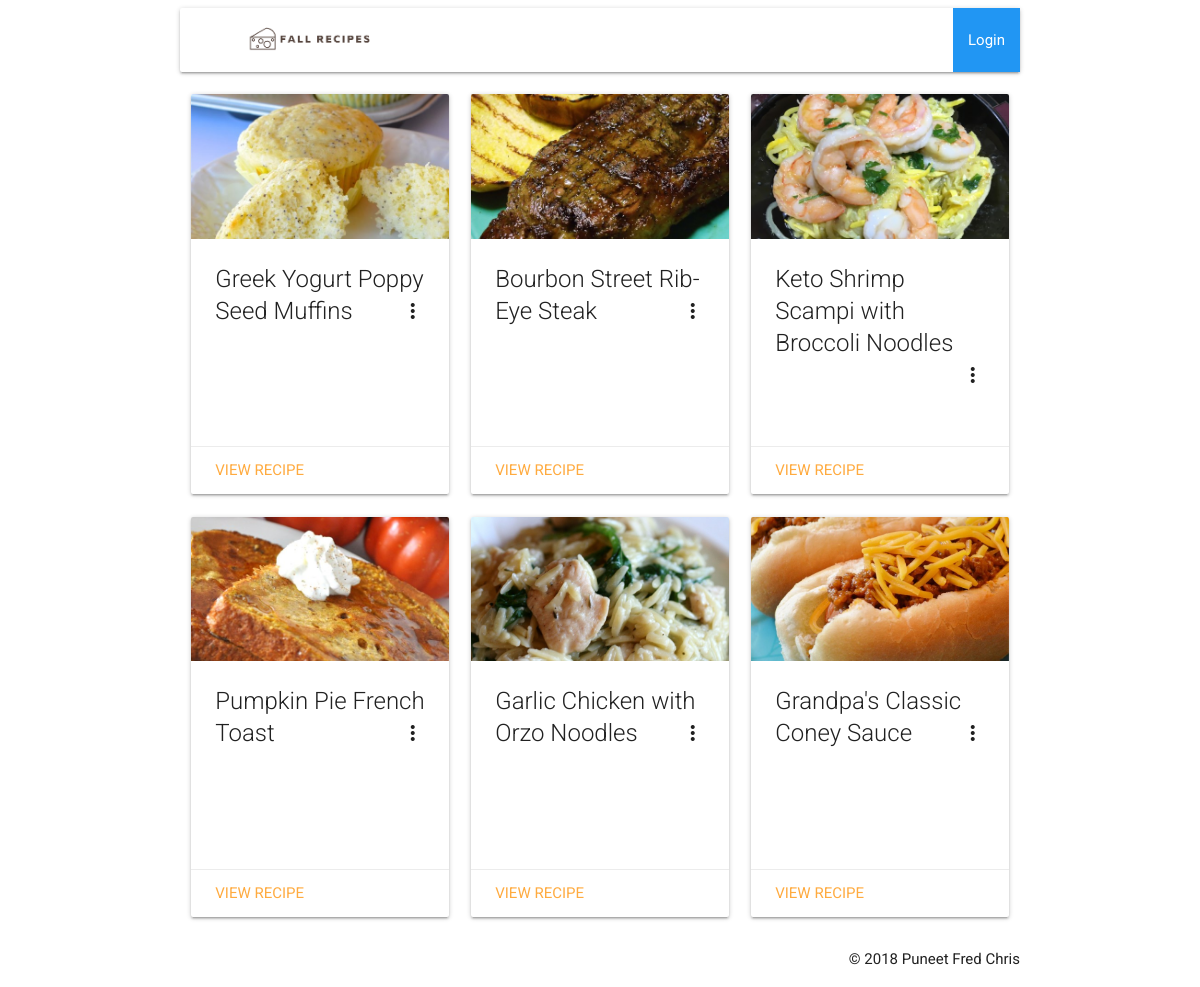
The page / on the database its author committed.
### tables this page shows
CREATE TABLE IF NOT EXISTS RECIPE(
   RecipeID   INTEGER  NOT NULL PRIMARY KEY AUTO_INCREMENT
  ,RecipeName VARCHAR(40) NOT NULL
  ,RecipeDesc VARCHAR(448) NOT NULL
  ,AuthorID   INTEGER  NOT NULL
  ,PrepTime   VARCHAR(20) NOT NULL
  ,CookTime   VARCHAR(20) NOT NULL
);

### index.php (the view, shortened to what this page needs)
<!DOCTYPE html>
<html lang="en" dir="ltr">
  <head>
    <link rel="stylesheet" href="css/reset.css">
		<link rel="stylesheet" href="css/materialize.css">
    <link rel="stylesheet" href="css/master.css" />
  </head>
  <body>
    <div class="container">
    <div class="row">
  	<?php
  include "header.php";
  echo '<div class="row">';
	global $dbConn;
	$recipeName = "SELECT * FROM recipe";
	try{
		$displayRecipe=$dbConn->prepare($recipeName);
		$displayRecipe->execute();
		$recipeTable=$displayRecipe->fetchall(PDO::FETCH_ASSOC);
	}
	catch(PDOException $ex){
		$ex -> getMessage();
	}
	$countAmt = count($recipeTable);
	for($i = 0; $i<$countAmt ; $i++){
		$authorID = $recipeTable[$i]['AuthorID'];
		$authorName = "SELECT AuthorName FROM author WHERE AuthorID IN(SELECT AuthorID FROM recipe WHERE AuthorID = '$authorID')";
		try{
			$displayAuthor=$dbConn->prepare($authorName);
			$displayAuthor->execute();
			$recipeAuthor=$displayAuthor->fetchall(PDO::FETCH_ASSOC);
		}
		catch(PDOException $ex){
			$ex -> getMessage();
		}
    print '<div class="main col s4">
            <div class="card medium hoverable">
              <div class="card-image waves-effect waves-block waves-light">
                <img class="activator" src="images/recipes/'.$recipeTable[$i]['RecipeID'].'.jpg">
              </div>
              <div class="card-content">
                <span class="card-title activator grey-text text-darken-4">'.$recipeTable[$i]['RecipeName'].'<i class="material-icons right">more_vert</i></span>
                <div class="card-action">
                <p><a href="displayRecipePage.php?id='.$recipeTable[$i]['RecipeID'].'">View Recipe</a></p>
                </div>
              </div>
              <div class="card-reveal">
                <span class="card-title grey-text text-darken-4"><i class="material-icons right">close</i></span>
                <span class="card-title grey-text text-darken-4 card-content">'.$recipeTable[$i]['RecipeName'].'</span>
                <p class="card-content">'.$recipeTable[$i]['RecipeDesc'].'</p>
                <div class="chip"><i class="close material-icons">access_time</i>'.$recipeTable[$i]['PrepTime'].'</div>
                <div class="chip"><i class="close material-icons">access_alarms</i>'.$recipeTable[$i]['CookTime'].'</div><br />
                <div class="chip">'.$recipeAuthor['0']['AuthorName'].'</div>
              </div>
            </div>
          </div>';
	}
  echo "</div>";
  include "footer.php";
	?>
  </div>
  </div>
  </body>
</html>

### header.php
<?php
  echo '<nav class="white card">
          <div class="nav-wrapper">
            <a href="index.php" class="brand-logo">
              <img class="logo" src="images/logo/fallrecipes.png" />
            </a>
            <ul id="nav-mobile" class="right hide-on-med-and-down">';
  if(isset($_SESSION['AuthorName'])){
    echo '    <li class="black-text nav-text">'.$_SESSION['AuthorName'].'</li>
              <li class="red"><a href="logout.php">Logout</a></li>
            </ul>
          </div>
        </nav>';
	}else{
    echo '    <li class="blue"><a href="login.php">Login</a></li>
            </ul>
          </div>
        </nav>';
  }
?>

### footer.php
<?php
  echo '<footer class="white right">
          &copy 2018 Puneet Fred Chris
        </footer>';
?>

### css/master.css (style rules this page uses)
html { font-family: 'Roboto', sans-serif; }
.brand-logo, .logo { height: 64px; margin-left: 30px; }

### rows shown on the page
recipe: shows a picture, RecipeName "Greek Yogurt Poppy Seed Muffins"
recipe: shows a picture, RecipeName "Bourbon Street Rib-Eye Steak"
recipe: shows a picture, RecipeName "Keto Shrimp Scampi with Broccoli Noodles"
recipe: shows a picture, RecipeName "Pumpkin Pie French Toast"
recipe: shows a picture, RecipeName "Garlic Chicken with Orzo Noodles"
recipe: shows a picture, RecipeName "Grandpa's Classic Coney Sauce"
